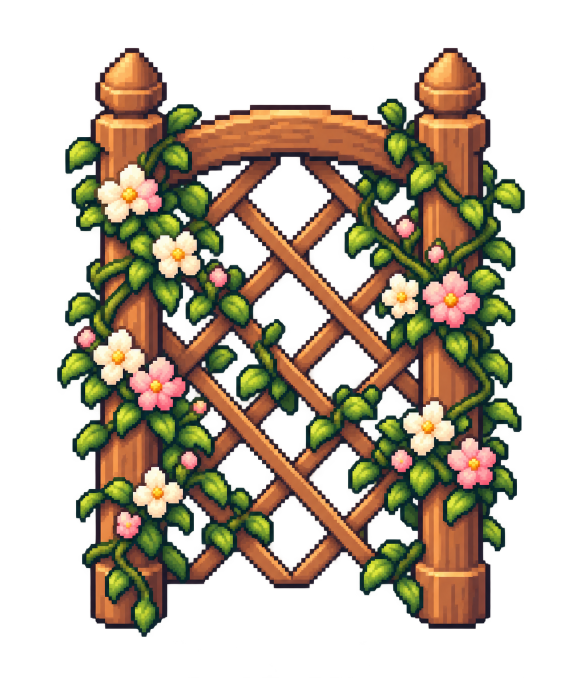
#> input picture art/cottage_trellis_master.png, 1161 x 1355 px (shown at 1/2 size)
$ python prepare_cottage_trellis.py
#> lines starting #> are read from the running program, lines starting #| are printed output that depends on the picture; after the words box and inside, x2 and y2 are one past the last pixel; in counts of white or black regions, pixels touching at a corner belong together
"""Crop and palette-map the authored cottage trellis to a crisp game sprite."""
from __future__ import annotations

import json
from pathlib import Path

from PIL import Image


ROOT = Path(__file__).resolve().parents[1]
MASTER = ROOT / "art/cottage_trellis_master.png"
PALETTE = ROOT / "assets/innate/environment_palette.json"
OUTPUT = ROOT / "assets/innate/cottage_trellis.png"


def main() -> None:
    source = Image.open(MASTER).convert("RGBA")
#> source is the input picture: PIL image 1161x1355 RGBA; mean R, G, B, A 59, 47.9, 29.3, 115.3
    visible = source.getchannel("A").point(lambda value: 255 if value > 180 else 0)
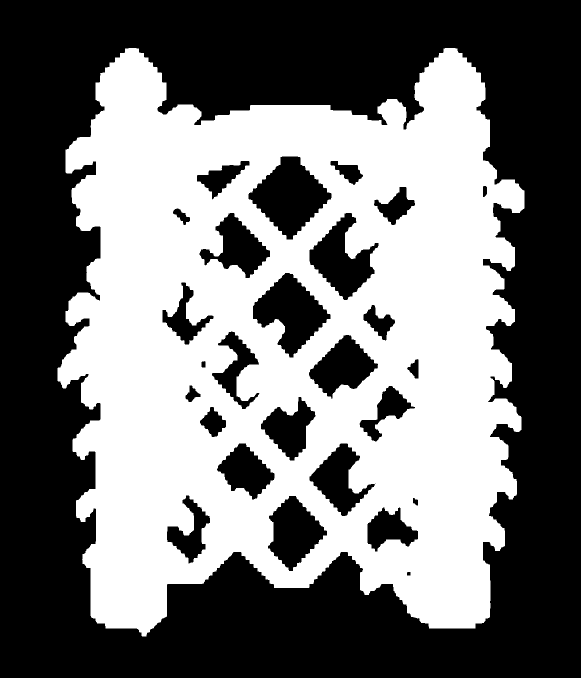
#> visible: PIL image 1161x1355 L (shown at 1/2 size); 45.4% white; 1 white region, box (x1, y1, x2, y2) and area: (115, 96, 1049, 1273) 714242
    bounds = visible.getbbox()
#> bounds = (115, 96, 1049, 1273)
    if bounds is None:
        raise ValueError(f"No opaque artwork in {MASTER}")
    source = source.crop(bounds)
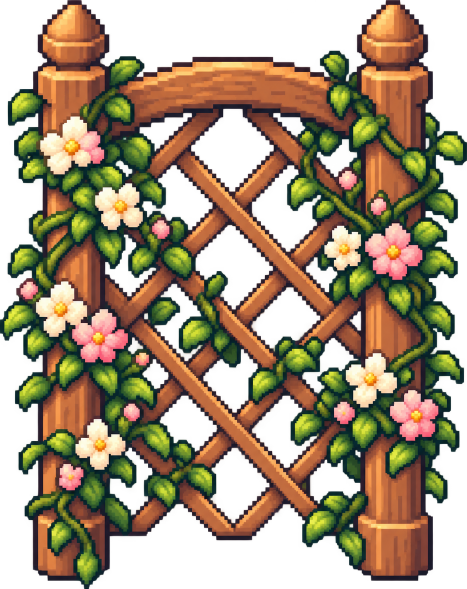
#> source: PIL image 934x1177 RGBA (shown at 1/2 size); mean R, G, B, A 84.4, 68.5, 42, 165; transparent parts drawn white

    max_width, max_height = 60, 68
    scale = min(max_width / source.width, max_height / source.height)
#> scale = 0.0578
    size = (max(1, round(source.width * scale)), max(1, round(source.height * scale)))
#> size = (54, 68)
    source = source.resize(size, Image.Resampling.NEAREST)
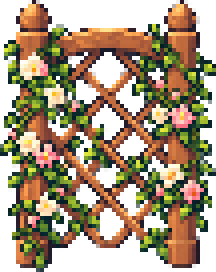
#> source: PIL image 54x68 RGBA (shown 4 times larger); mean R, G, B, A 84.3, 68.5, 41.7, 165.1; transparent parts drawn white
    palette = [
        tuple(bytes.fromhex(color.removeprefix("#")))
#> (the run stopped early here; a loop or call above may not have finished)

$ run again, with art/environment_trees_master.png copied over art/cottage_trellis_master.png
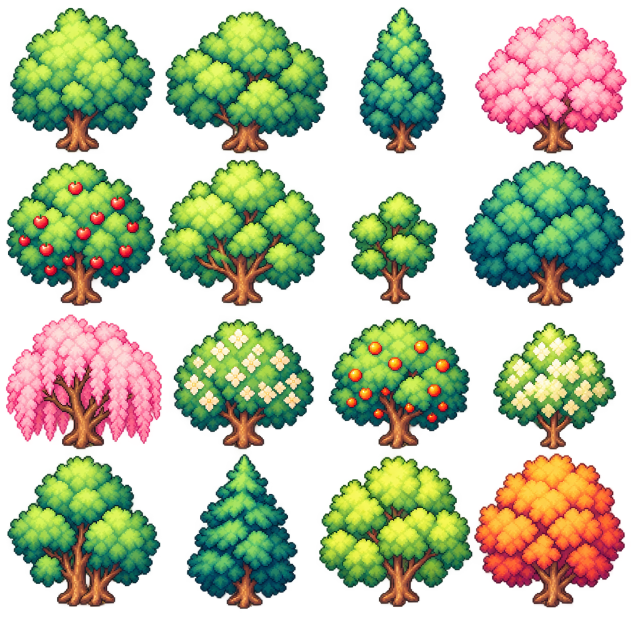
#> input picture art/environment_trees_master.png, 1261 x 1247 px (shown at 1/2 size)
#> in main, source is the input picture: PIL image 1261x1247 RGBA; mean R, G, B, A 71.7, 79.9, 50.1, 132
#> in main, `visible = source.getchannel("A").point(lambda value: 255 if value > 18..`:
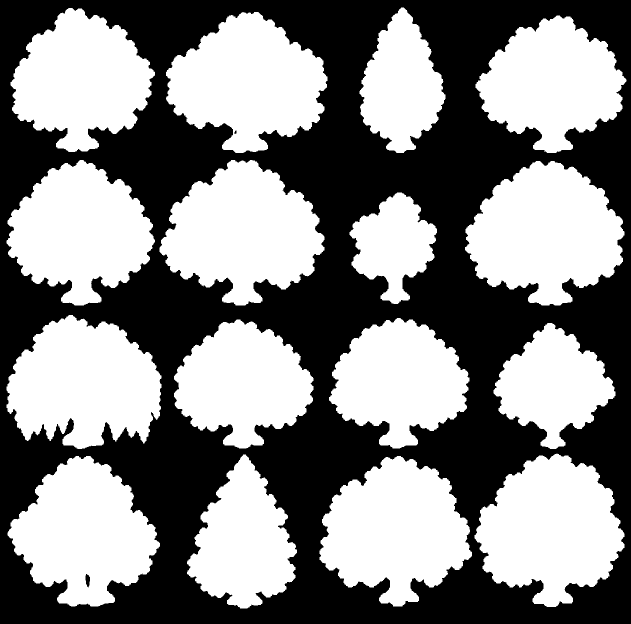
#> visible: PIL image 1261x1247 L (shown at 1/2 size); 51.9% white; 3 black regions, box (x1, y1, x2, y2) and area: (0, 0, 1261, 1247) 755532, (171, 1148, 180, 1175) 174, (469, 261, 473, 268) 22
#> bounds = (13, 15, 1253, 1217)
#> in main, `source = source.resize(size, Image.Resampling.NEAREST)`:
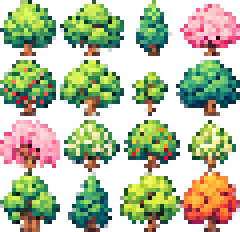
#> source: PIL image 60x58 RGBA (shown 4 times larger); mean R, G, B, A 76.3, 85.1, 53.4, 140.8; transparent parts drawn white
